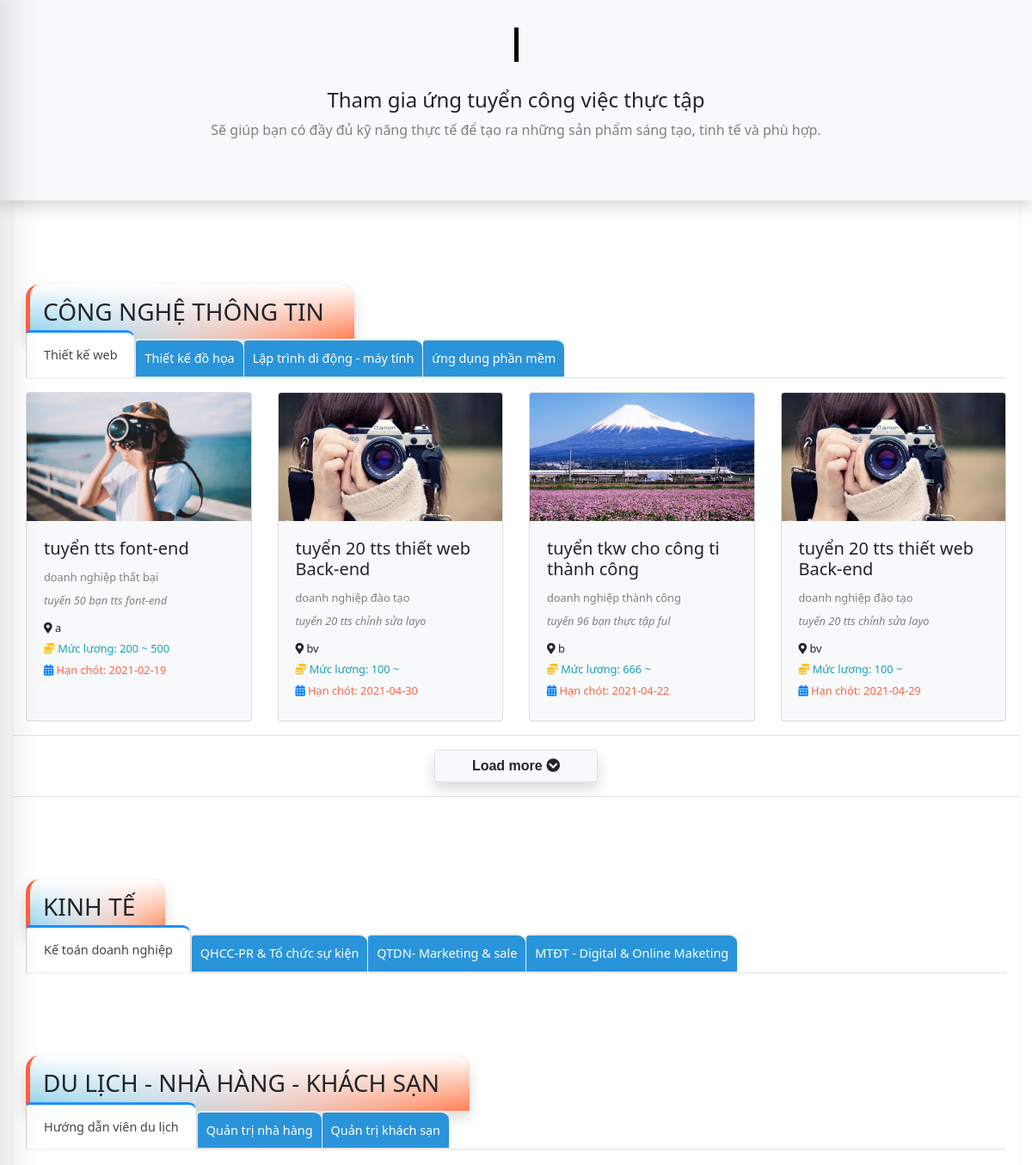
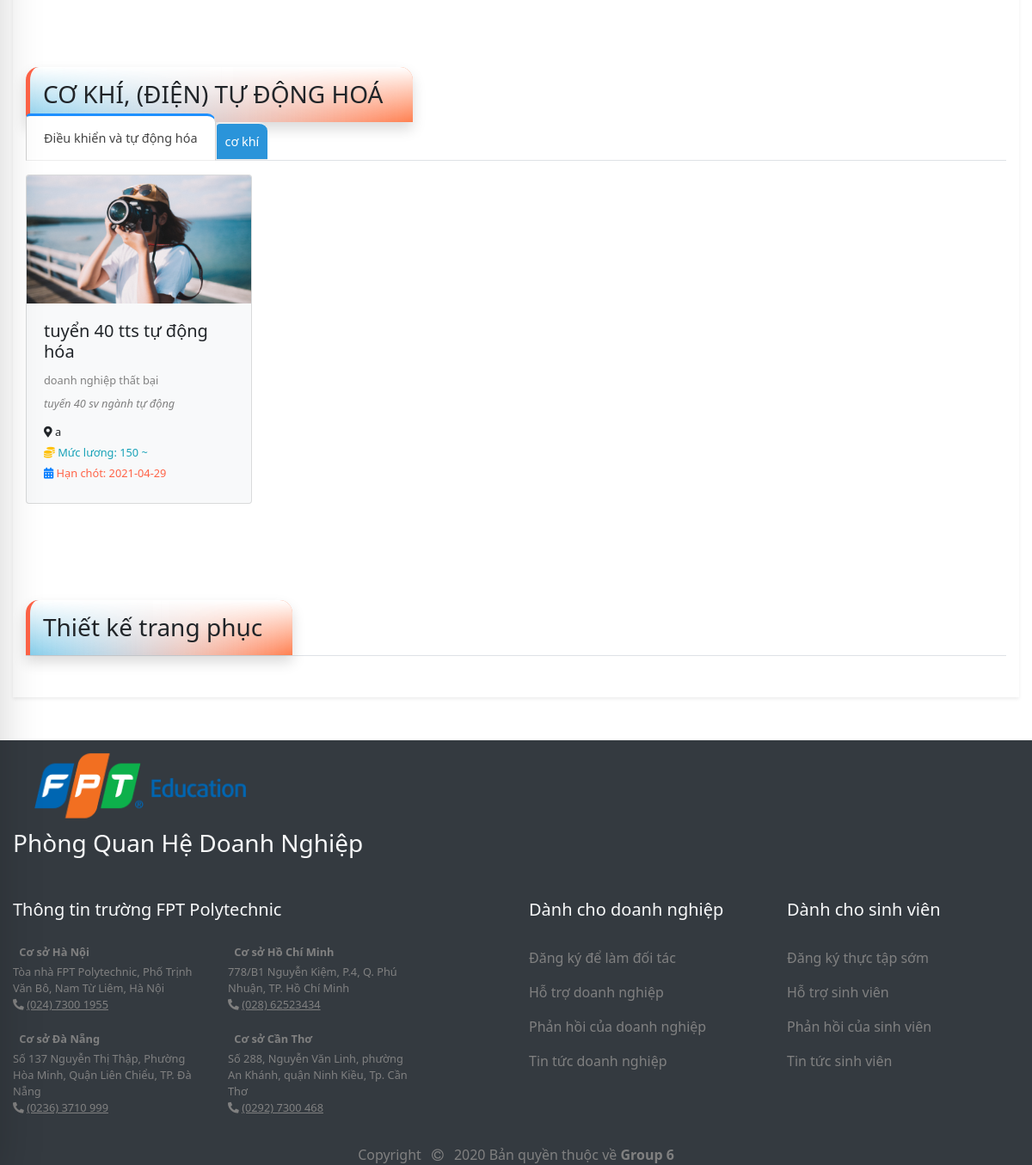
/site/index.php (lower part), run on an earlier commit of the app's database (2 pictures, top to bottom).
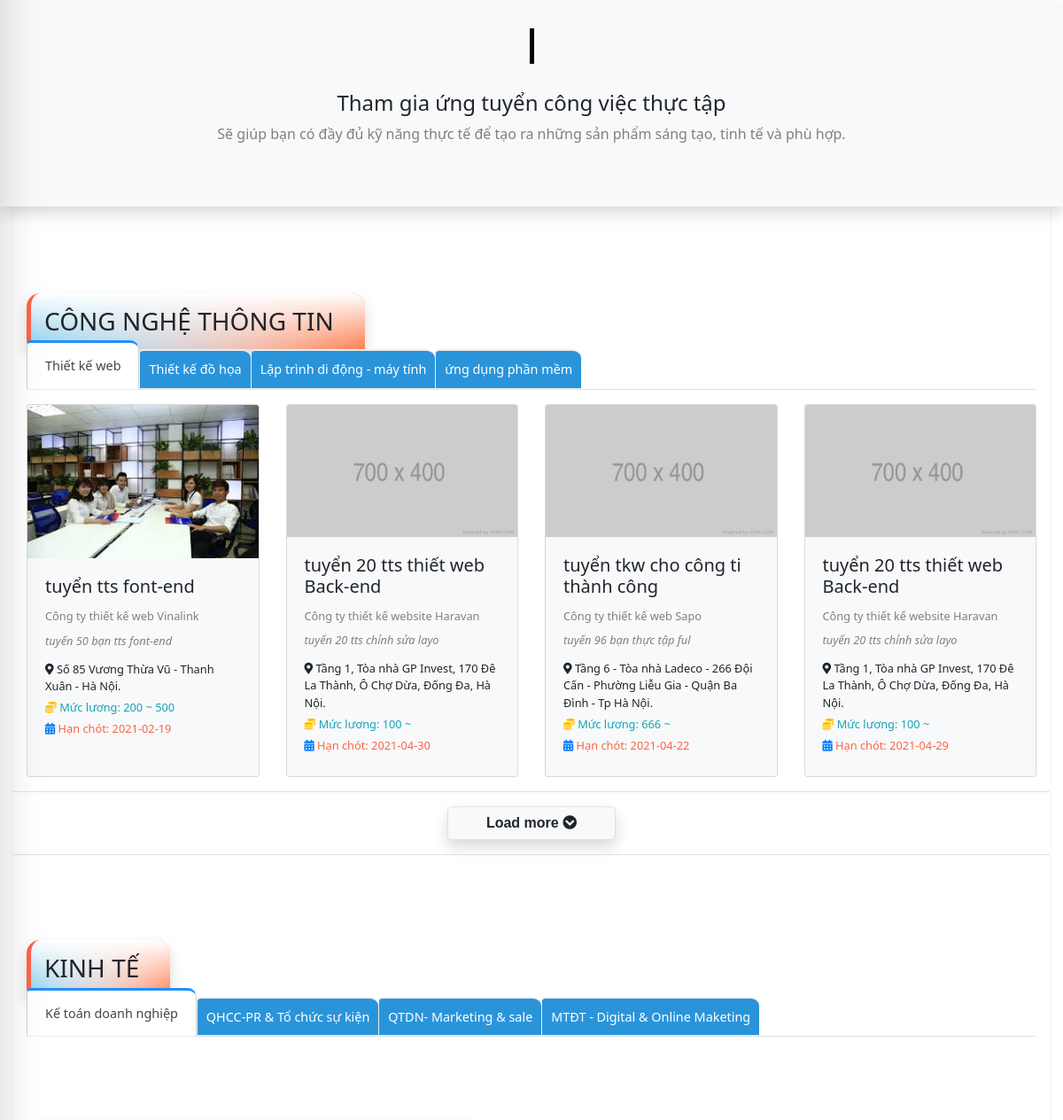
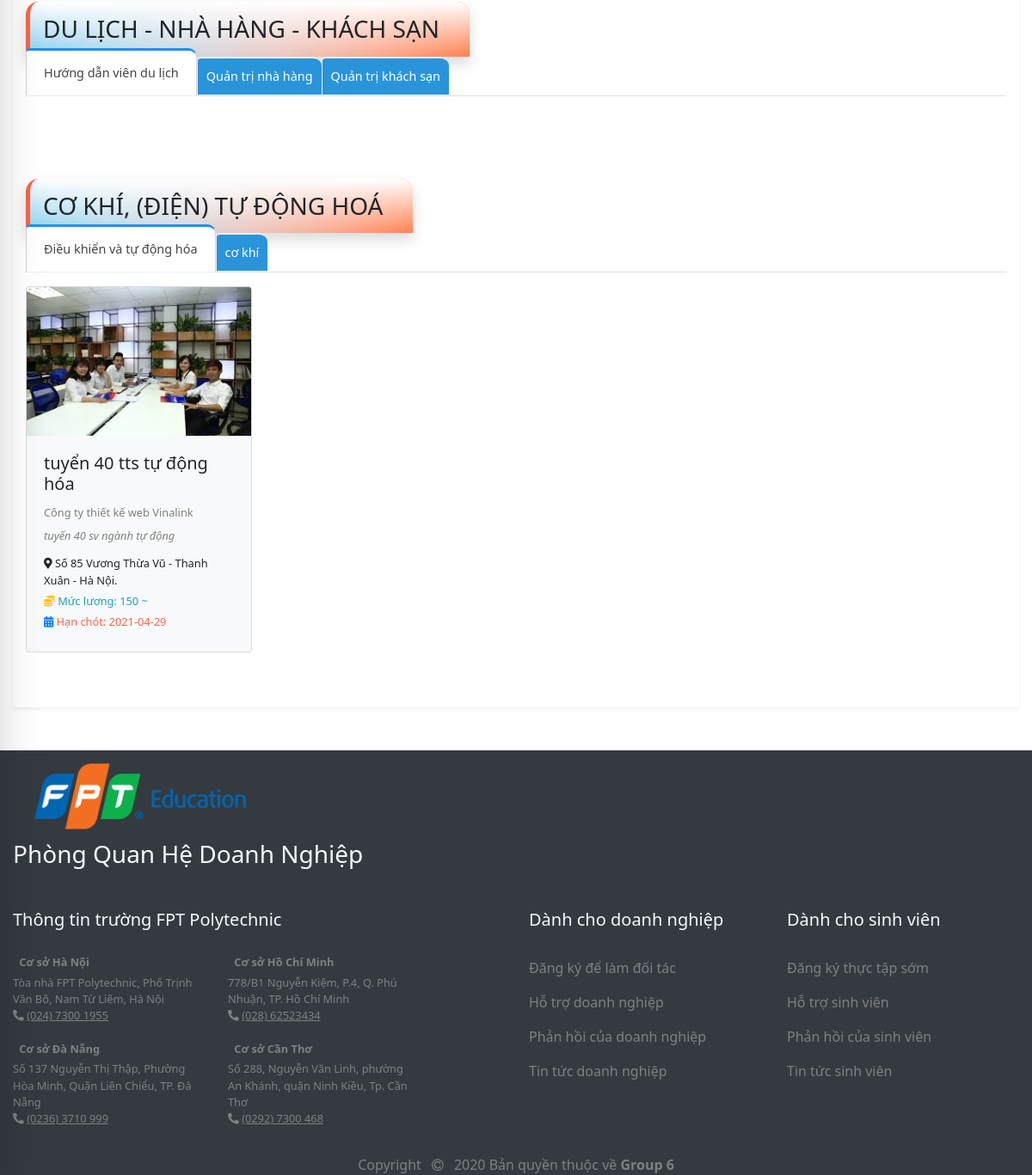
And on a later commit of the database (2 pictures, top to bottom).
### tables this page shows
CREATE TABLE `nhom_nganh` (
  `id_nn` int(11) NOT NULL,
  `ten_nn` varchar(100) NOT NULL,
  `an_hien` tinyint(1) DEFAULT NULL
);

CREATE TABLE `nganh` (
  `id_nganh` int(11) NOT NULL,
  `ten_nganh` varchar(100) NOT NULL,
  `an_hien` tinyint(1) DEFAULT NULL,
  `id_nn` int(11) NOT NULL
);

CREATE TABLE `dang_tuyen` (
  `id_dt` int(11) NOT NULL,
  `tieu_de` varchar(100) DEFAULT NULL,
  `mo_ta` varchar(1000) DEFAULT NULL,
  `yeu_cau` varchar(1000) DEFAULT NULL,
  `quyen_loi` varchar(1000) DEFAULT NULL,
  `sl_sv_can` int(11) DEFAULT 1,
  `sl_sv_dk` int(11) DEFAULT 0,
  `thoi_gian` date DEFAULT NULL,
  `vi_tri` tinyint(1) DEFAULT NULL COMMENT '0 nhân viên thực tập\r\n1 nhân viên chính thức',
  `kinh_nghiem` tinyint(1) DEFAULT 0 COMMENT '0: không cần\r\n1: cần',
  `luong_khoi_dau` int(12) DEFAULT 0,
  `luong_ket_thuc` int(12) DEFAULT NULL,
  `thoi_gian_tt` int(2) NOT NULL COMMENT 'từ 1-12 giá trị theo tháng',
  `full_part_time` tinyint(1) DEFAULT 0 COMMENT '0 part time\r\n1 full time',
  `thoi_gian_lam_viec` tinyint(1) DEFAULT 0 COMMENT '0 làm t2-t6\r\n1 lam thu2-thu7\r\n2 lam thu2-cn',
  `che_do_bao_hiem` tinyint(1) DEFAULT 0,
  `du_lich` tinyint(1) DEFAULT 0,
  `che_do_thuong` tinyint(1) DEFAULT 0,
  `dao_tao` tinyint(1) DEFAULT 0,
  `tang_luong` tinyint(1) DEFAULT 0,
  `nghi_phep_nam` tinyint(1) DEFAULT 0,
  `id_dn` int(11) NOT NULL,
  `id_nganh` int(11) NOT NULL,
  `an_hien` tinyint(1) NOT NULL
);

CREATE TABLE `doanh_nghiep` (
  `id_dn` int(11) NOT NULL,
  `id_user` int(12) NOT NULL,
  `ten_dn` varchar(100) NOT NULL,
  `banner` varchar(200) DEFAULT NULL,
  `anh` varchar(200) DEFAULT NULL,
  `dia_chi` varchar(100) NOT NULL,
  `toa_do` varchar(30) NOT NULL COMMENT 'lat và lng cách nhau bởi dấu ,',
  `masothue` int(10) NOT NULL,
  `fax` int(10) NOT NULL,
  `sdt` varchar(11) NOT NULL,
  `sdt_ban` varchar(11) NOT NULL,
  `facebook` varchar(200) NOT NULL,
  `website` varchar(200) NOT NULL,
  `ngay_cap_nhap` date DEFAULT NULL,
  `an_hien` tinyint(1) DEFAULT 1,
  `stt` int(3) NOT NULL
);

### system/database.php (called while the page is built, shortened)
<?php
    function getConnection()  {
        try {
            $conn = new PDO("mysql:host=".HOST_DB.";dbname=".NAME_DB, USER_DB, PASS_DB);
            $conn->setAttribute(PDO::ATTR_ERRMODE, PDO::ERRMODE_EXCEPTION);
            return $conn;
            } catch(PDOException $e) {
            echo "Connection failed: " . $e->getMessage();
            }
        }
    function query($sql)   {
        $conn = getConnection();
        $result = $conn->query($sql);
        return $result;
        }
    function queryOne($sql) {
        $conn = getConnection();
        $result = $conn->query($sql);
        $row = $result->fetch(PDO::FETCH_ASSOC);
        return $row;
    }
?>

### site/model/home.php (called while the page is built, shortened)
<?php
require_once('../system/database.php');
function ds_nn(){
    $sql ="SELECT * FROM nhom_nganh";
   return query($sql);
}
function ds_nganh($id){
    $sql ="SELECT * FROM nganh where id_nn=$id";
   return query($sql);
}
function ds_dt($id){
    $sql ="SELECT * from dang_tuyen where id_nganh=$id and curdate() <= thoi_gian and sl_sv_can > sl_sv_dk order by id_dt desc";
    return query($sql);
}
function checkdoanhnghiepbyid($id){
    $sql="select * from doanh_nghiep where id_dn='$id'";
    return queryOne($sql);
}
?>

### site/view/home.php (the view, shortened to what this page needs)
  <div id="home" class="shadow-sm">
        <div class="row bg-light shadow my-3">
            <div class="home-line"></div>
            <div class="home-note col-12 text-center">
                <h4 class=" m-auto">Tham gia ứng tuyển công việc thực tập</h4>
                <p class="text-gray mt-2">Sẽ giúp bạn có đầy đủ kỹ năng thực tế để tạo ra những sản phẩm sáng tạo, tinh tế và phù hợp.</p>
            </div>
        </div>
        <div class=" row home-list-job">
        <?php
        foreach($ds_nn as $ds_nn){ $ds_nganh=ds_nganh($ds_nn['id_nn']); ?>
            <div class="col-12 py-5">
                <h3 class=" shadow d-inline-block" ><?=$ds_nn['ten_nn']?></h3>
                <ul class=" nav nav-tabs mt-n2">
                    <?php
                     $i=1;
                    foreach($ds_nganh as $ds_nganh){
                       $a=$ds_nganh['id_nganh'];
                    ?>
                    <li class="nav-item ">
                        <a class="nav-link <?php if($i==1) echo 'active';?>" data-toggle="tab" href="#menu<?=$a.$i?>"><?=$ds_nganh['ten_nganh']?></a>
                    </li>
                    <?php $i= $i + 1; } ?>
                </ul>
                <div class="tab-content">
                    <?php
                     $ds_nganh=ds_nganh($ds_nn['id_nn']);
                     $k=1;
                    foreach($ds_nganh as $ds_nganh){
                        $a=$ds_nganh['id_nganh'];
                        $ds_dt=ds_dt($ds_nganh['id_nganh']);
                        ?>
                    <div id="menu<?=$a.$k?>" class="list-box-home  tab-pane <?php if($k==1) echo 'active';?>">
                        <div class="row d-flex flex-wrap ">
                        <?php $dem=1; foreach($ds_dt as $ds_dt){
                            if($dem>4) break;
                            $thongtindn=checkdoanhnghiepbyid($ds_dt['id_dn']);
                            ?>
                            <div class=" col-lg-3 col-md-6 mt-3  pb-3  float-left">
                                <div class="card card-re h-100 bg-light">
                                    <img class="card-img-top " src="../uploads/<?=$thongtindn['anh']?>" onerror=this.src="../uploads/700x400.png" alt="Card image cap ">
                                    <div class="card-body small">
                                        <h5 class="card-title "><?=$ds_dt['tieu_de']?></h5>
                                        <a href="" class="card-text text-gray "><?=$thongtindn['ten_dn']?></a>
                                        <p class="card-text text-gray py-2 font-italic"><?php echo substr($ds_dt['mo_ta'],0,33)?></p>
                                        <p class="card-text "><i class="fas fa-map-marker-alt"></i> <?=$thongtindn['dia_chi']?></p>
                                        <p class="card-text text-info  "><i class="fas fa-coins   text-warning    "></i> Mức lương: <?=$ds_dt['luong_khoi_dau']?> ~ <?=$ds_dt['luong_ket_thuc']?></p>
                                        <p class="card-text  text-tomato"><i class="fas fa-calendar-alt   text-primary "></i> Hạn chót: <?=$ds_dt['thoi_gian']?></p>
                                    </div>
                                </div>
                            </div>
                            <?php if($dem==4){?>
                            <div class=" col-12 text-center bg-gray border-bottom border-top my-0 p-3">
                                <a type="button" href="index.php?act=listjob&id_nganh=<?=$ds_nganh['id_nganh']?>" class="xemthem col-lg-2 btn btn-light border btn-inline-block font-weight-bold rounded-lg  shadow  "><span>Load more</span> <i class="fas fa-chevron-circle-down "></i></a>
                            </div>
                            <?php } ?>
                            <?php  $dem++;}?>
                        </div>
                        </div>
            <?php
          $k++;  } ?>
    </div>
</div>
        <?php } ?>

### site/index.php (shortened to what this page needs)
<?php
    $ctrl ='home';
    $pathFile = "controller/$ctrl.php";
    if(file_exists($pathFile) == true) require_once $pathFile;
    else echo "Controller $ctrl ko ton tai.!";
?>

### site/controller/home.php (shortened to what this page needs)
<?php
require_once "../system/database.php";
require_once('model/home.php');
  $act = "index";
  switch ($act) {
    case "index":
          $ds_nn=ds_nn();
          require_once "view/layout.php";
      break;
    }
?>

### site/view/layout.php (shortened to what this page needs)
<!DOCTYPE html>
<html lang="en">
<head>
    <link rel="stylesheet" href="https://pro.fontawesome.com/releases/v5.10.0/css/all.css" />
    <link rel="stylesheet" href="https://stackpath.bootstrapcdn.com/bootstrap/4.3.1/css/bootstrap.min.css">
    <link rel="stylesheet" href="https://cdnjs.cloudflare.com/ajax/libs/font-awesome/4.7.0/css/font-awesome.min.css">
    <link rel="stylesheet" href="view/css/style.css">
</head>
<body>
    <main id="main">
        <div class="container">
            <?php include $view; ?>
        </div>
    </main>
    <footer id="footer " class="wrap bg-dark text-light  ">
        <div class="container ">
            <div class="col-3 p-0 ">
                <img src="view/images/logo-2.png " alt=" ">
            </div>
            <h3>Phòng Quan Hệ Doanh Nghiệp</h3>
            <div class="row mt-5 ">
                <div class="col-lg-6 mb-3 ">
                    <h5 class="pb-3 ">Thông tin trường FPT Polytechnic</h5>
                    <div class="row text-gray ">
                        <div class="col-lg-5 small ">
                            <p class="font-weight-bold my-1 "><i class="fas fa-location-circle mr-1 "></i> Cơ sở Hà Nội
                            </p>
                            <p class="m-0 ">Tòa nhà FPT Polytechnic, Phố Trịnh Văn Bô, Nam Từ Liêm, Hà Nội</p>
                            <p><i class="fas fa-phone-alt "></i> <u>(024) 7300 1955</u></p>
                        </div>
                        <div class="col-lg-5 mb-3 small ">
                            <p class="font-weight-bold my-1 "><i class="fas fa-location-circle mr-1 "></i> Cơ sở Hồ Chí
                                Minh</p>
                            <p class="m-0 ">778/B1 Nguyễn Kiệm, P.4, Q. Phú Nhuận, TP. Hồ Chí Minh</p>
                            <p><i class="fas fa-phone-alt "></i> <u> (028) 62523434</u></p>
                        </div>
                        <div class="col-lg-5 mb-3 small ">
                            <p class="font-weight-bold my-1 "><i class="fas fa-location-circle mr-1 "></i> Cơ sở Đà Nẵng
                            </p>
                            <p class="m-0 ">Số 137 Nguyễn Thị Thập, Phường Hòa Minh, Quận Liên Chiểu, TP. Đà Nẵng</p>
                            <p><i class="fas fa-phone-alt "></i> <u>(0236) 3710 999</u></p>
                        </div>
                        <div class="col-lg-5 small ">
                            <p class="font-weight-bold my-1 "><i class="fas fa-location-circle mr-1 "></i> Cơ sở Cần Thơ
                            </p>
                            <p class="m-0 ">Số 288, Nguyễn Văn Linh, phường An Khánh, quận Ninh Kiều, Tp. Cần Thơ</p>
                            <p><i class="fas fa-phone-alt "></i> <u>(0292) 7300 468</u></p>
                        </div>
                    </div>
                </div>
                <div class="col-lg-3 col-md-6 mb-3 ">
                    <h5 class="pb-3 ">Dành cho doanh nghiệp</h5>
                    <div class="nav flex-column  ">
                        <a class="nav-item nav-link px-0 text-gray" href="# ">Đăng ký để làm đối tác</a>
                        <a class="nav-item nav-link px-0 text-gray" href="# ">Hỗ trợ doanh nghiệp</a>
                        <a class="nav-item nav-link px-0 text-gray" href="# ">Phản hồi của doanh nghiệp</a>
                        <a class="nav-item nav-link px-0 text-gray" href="# ">Tin tức doanh nghiệp</a>
                    </div>
                </div>
                <div class="col-lg-3 col-md-6 mb-3 ">
                    <h5 class="pb-3 ">Dành cho sinh viên</h5>
                    <div class="nav flex-column ">
                        <a class="nav-item nav-link px-0 text-gray  " href="# ">Đăng ký thực tập sớm</a>
                        <a class="nav-item nav-link px-0 text-gray " href="# ">Hỗ trợ sinh viên</a>
                        <a class="nav-item nav-link px-0 text-gray " href="# ">Phản hồi của sinh viên</a>
                        <a class="nav-item nav-link px-0 text-gray " href="# ">Tin tức sinh viên</a>
                    </div>
                </div>
            </div>
            <div class="row text-gray text-center ">
                <p class="col">Copyright <i class="fa fa-copyright mx-2 " aria-hidden="true "></i> 2020 Bản quyền thuộc
                    về <b>Group 6</b></p>
            </div>
        </div>
    </footer>
</body>
</html>

### site/view/css/style.css (style rules this page uses)
* { margin: 0; padding: 0; box-sizing: border-box; list-style: none; }
body { padding-top: 70px; font-family: 'Segoe UI', Tahoma, Geneva, Verdana, sans-serif; font-size: 12pt; }
p { margin: 0; }
.container { max-width: 1366px; }
.wrap { max-width: 1920px; }
img { width: 100%; }
a { color: black; }
.text-tomato { color: tomato; }
.text-gray { color: gray !important; }
#main { min-height: 500px; }
.home-line { width: 5px; height: 5vh; margin: 30px auto; background-color: black; }
.home-note { margin-bottom: 70px; }
.home-list-job { margin: 50px 0; }
#home .nav-tabs li a { padding: 10px 10px; border: 1px solid #ededed; border-top: 2px solid #ededed; border-right: 0px none; background-color: #2a94da; color: #fff; border-radius: 5px 10px 0px 0; margin-right: 0px; font-weight: 500; transition: all 0.1s ease 0s; font-size: 0.9em; }
#home .nav-tabs li a.active, #home .nav-tabs li a.active:focus, #home .nav-tabs li a.active:hover { border-top: 3px solid dodgerblue; border-right: 1px solid #d3d3d3; border-left: 1px solid #d3d3d3; margin-top: -10px; color: #444; padding: 15px 20px; background: white; }
.home-list-job h3 { border-left: 5px tomato solid; padding: 15px 35px 15px 15px; border-top-left-radius: 15px; border-top-right-radius: 15px; background: linear-gradient( rgb(255, 255, 255), transparent), linear-gradient( 90deg, skyblue, transparent), linear-gradient( -90deg, coral, transparent); background-blend-mode: screen; }
.home-list-job .xemthem { font-family: 'Trebuchet MS', 'Lucida Sans Unicode', 'Lucida Grande', 'Lucida Sans', Arial, sans-serif; }
.home-list-job .card-re { position: relative; }
.home-list-job .card-re::before { display: none; content: ""; position: absolute; top: 0; left: 0; right: 0; bottom: 0; background-color: rgba(0, 0, 0, .8); border-radius: 5px; z-index: 1; }
.card-body p { margin-bottom: 5px; }
.text-gray, footer a { color: lightgray; }

What changed in the data, as far as the page shows it:
removed nhom_nganh: ten_nn "Thiết kế trang phục"
changed through a linked row, dang_tuyen "tuyển tts font-end": id_dn.anh: a different picture; id_dn.ten_dn "doanh nghiệp thất bại" → "Công ty thiết kế web Vinalink"; id_dn.dia_chi "a" → "Số 85 Vương Thừa Vũ - Thanh Xuân - Hà Nội."
changed through a linked row, dang_tuyen (number 2 of 5 on the later page): anh: picture removed, a placeholder shows; id_dn.ten_dn "doanh nghiệp đào tạo" → "Công ty thiết kế website Haravan"; id_dn.dia_chi "bv" → "Tầng 1, Tòa nhà GP Invest, 170 Đê La Thành, Ô Chợ Dừa, Đống Đa, Hà Nội."
changed through a linked row, dang_tuyen "tuyển tkw cho công ti thành công": anh: picture removed, a placeholder shows; id_dn.ten_dn "doanh nghiệp thành công" → "Công ty thiết kế web Sapo"; id_dn.dia_chi "b" → "Tầng 6 - Tòa nhà Ladeco - 266 Đội Cấn - Phường Liễu Gia - Quận Ba Đình - Tp Hà Nội."
changed through a linked row, dang_tuyen (number 4 of 5 on the later page): anh: picture removed, a placeholder shows; id_dn.ten_dn "doanh nghiệp đào tạo" → "Công ty thiết kế website Haravan"; id_dn.dia_chi "bv" → "Tầng 1, Tòa nhà GP Invest, 170 Đê La Thành, Ô Chợ Dừa, Đống Đa, Hà Nội."
changed through a linked row, dang_tuyen "tuyển 40 tts tự động hóa": id_dn.anh: a different picture; id_dn.ten_dn "doanh nghiệp thất bại" → "Công ty thiết kế web Vinalink"; id_dn.dia_chi "a" → "Số 85 Vương Thừa Vũ - Thanh Xuân - Hà Nội."
